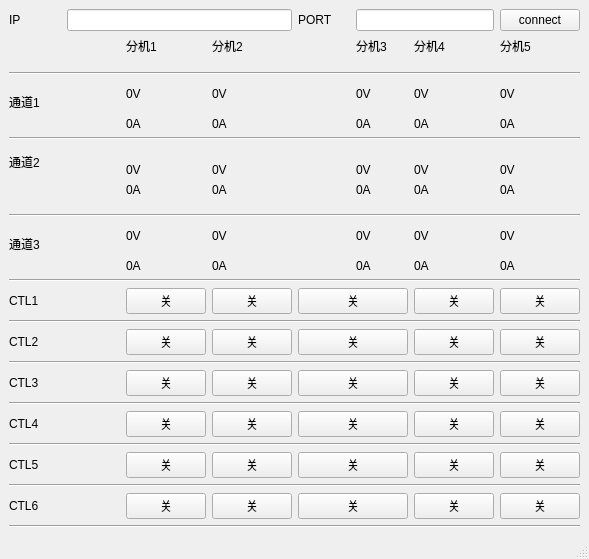
<?xml version="1.0" encoding="UTF-8"?>
<ui version="4.0">
 <class>MainWindow</class>
 <widget class="QMainWindow" name="MainWindow">
  <property name="geometry">
   <rect>
    <x>0</x>
    <y>0</y>
    <width>589</width>
    <height>559</height>
   </rect>
  </property>
  <property name="windowTitle">
   <string>MainWindow</string>
  </property>
  <widget class="QWidget" name="centralwidget">
   <layout class="QGridLayout" name="gridLayout">
    <item row="0" column="0">
     <widget class="QLabel" name="label">
      <property name="text">
       <string>IP</string>
      </property>
     </widget>
    </item>
    <item row="0" column="1" colspan="3">
     <widget class="QLineEdit" name="IP_LineEdit"/>
    </item>
    <item row="0" column="4">
     <widget class="QLabel" name="label_2">
      <property name="text">
       <string>PORT</string>
      </property>
     </widget>
    </item>
    <item row="0" column="5" colspan="2">
     <widget class="QLineEdit" name="port_LineEdit"/>
    </item>
    <item row="0" column="7">
     <widget class="QPushButton" name="connect_button">
      <property name="text">
       <string>connect</string>
      </property>
     </widget>
    </item>
    <item row="1" column="0">
     <widget class="QLabel" name="label_47">
      <property name="text">
       <string/>
      </property>
     </widget>
    </item>
    <item row="1" column="2">
     <widget class="QLabel" name="label_6">
      <property name="text">
       <string>分机1</string>
      </property>
     </widget>
    </item>
    <item row="1" column="3">
     <widget class="QLabel" name="label_7">
      <property name="text">
       <string>分机2</string>
      </property>
     </widget>
    </item>
    <item row="1" column="5">
     <widget class="QLabel" name="label_8">
      <property name="text">
       <string>分机3</string>
      </property>
     </widget>
    </item>
    <item row="1" column="6">
     <widget class="QLabel" name="label_9">
      <property name="text">
       <string>分机4</string>
      </property>
     </widget>
    </item>
    <item row="1" column="7">
     <widget class="QLabel" name="label_10">
      <property name="text">
       <string>分机5</string>
      </property>
     </widget>
    </item>
    <item row="2" column="0" rowspan="2" colspan="8">
     <widget class="Line" name="line">
      <property name="orientation">
       <enum>Qt::Horizontal</enum>
      </property>
     </widget>
    </item>
    <item row="3" column="2" rowspan="2">
     <widget class="QLabel" name="slave_1_vol_ch1">
      <property name="text">
       <string>0V</string>
      </property>
     </widget>
    </item>
    <item row="3" column="3" rowspan="2">
     <widget class="QLabel" name="slave_2_vol_ch1">
      <property name="text">
       <string>0V</string>
      </property>
     </widget>
    </item>
    <item row="3" column="5" rowspan="2">
     <widget class="QLabel" name="slave_3_vol_ch1">
      <property name="text">
       <string>0V</string>
      </property>
     </widget>
    </item>
    <item row="3" column="6" rowspan="2">
     <widget class="QLabel" name="slave_4_vol_ch1">
      <property name="text">
       <string>0V</string>
      </property>
     </widget>
    </item>
    <item row="3" column="7" rowspan="2">
     <widget class="QLabel" name="slave_5_vol_ch1">
      <property name="text">
       <string>0V</string>
      </property>
     </widget>
    </item>
    <item row="4" column="0">
     <widget class="QLabel" name="label_3">
      <property name="text">
       <string>通道1</string>
      </property>
     </widget>
    </item>
    <item row="5" column="2">
     <widget class="QLabel" name="slave_1_cur_ch1">
      <property name="text">
       <string>0A</string>
      </property>
     </widget>
    </item>
    <item row="5" column="3">
     <widget class="QLabel" name="slave_2_cur_ch1">
      <property name="text">
       <string>0A</string>
      </property>
     </widget>
    </item>
    <item row="5" column="5">
     <widget class="QLabel" name="slave_3_cur_ch1">
      <property name="text">
       <string>0A</string>
      </property>
     </widget>
    </item>
    <item row="5" column="6">
     <widget class="QLabel" name="slave_4_cur_ch1">
      <property name="text">
       <string>0A</string>
      </property>
     </widget>
    </item>
    <item row="5" column="7">
     <widget class="QLabel" name="slave_5_cur_ch1">
      <property name="text">
       <string>0A</string>
      </property>
     </widget>
    </item>
    <item row="6" column="0" colspan="8">
     <widget class="Line" name="line_2">
      <property name="orientation">
       <enum>Qt::Horizontal</enum>
      </property>
     </widget>
    </item>
    <item row="7" column="0" rowspan="2">
     <widget class="QLabel" name="label_4">
      <property name="text">
       <string>通道2</string>
      </property>
     </widget>
    </item>
    <item row="8" column="2">
     <widget class="QLabel" name="slave_1_vol_ch2">
      <property name="text">
       <string>0V</string>
      </property>
     </widget>
    </item>
    <item row="8" column="3">
     <widget class="QLabel" name="slave_2_vol_ch2">
      <property name="text">
       <string>0V</string>
      </property>
     </widget>
    </item>
    <item row="8" column="5">
     <widget class="QLabel" name="slave_3_vol_ch2">
      <property name="text">
       <string>0V</string>
      </property>
     </widget>
    </item>
    <item row="8" column="6">
     <widget class="QLabel" name="slave_4_vol_ch2">
      <property name="text">
       <string>0V</string>
      </property>
     </widget>
    </item>
    <item row="8" column="7">
     <widget class="QLabel" name="slave_5_vol_ch2">
      <property name="text">
       <string>0V</string>
      </property>
     </widget>
    </item>
    <item row="9" column="2">
     <widget class="QLabel" name="slave_1_cur_ch2">
      <property name="text">
       <string>0A</string>
      </property>
     </widget>
    </item>
    <item row="9" column="3">
     <widget class="QLabel" name="slave_2_cur_ch2">
      <property name="text">
       <string>0A</string>
      </property>
     </widget>
    </item>
    <item row="9" column="5">
     <widget class="QLabel" name="slave_3_cur_ch2">
      <property name="text">
       <string>0A</string>
      </property>
     </widget>
    </item>
    <item row="9" column="6">
     <widget class="QLabel" name="slave_4_cur_ch2">
      <property name="text">
       <string>0A</string>
      </property>
     </widget>
    </item>
    <item row="9" column="7">
     <widget class="QLabel" name="slave_5_cur_ch2">
      <property name="text">
       <string>0A</string>
      </property>
     </widget>
    </item>
    <item row="10" column="0" rowspan="2" colspan="8">
     <widget class="Line" name="line_3">
      <property name="orientation">
       <enum>Qt::Horizontal</enum>
      </property>
     </widget>
    </item>
    <item row="11" column="2" rowspan="2">
     <widget class="QLabel" name="slave_1_vol_ch3">
      <property name="text">
       <string>0V</string>
      </property>
     </widget>
    </item>
    <item row="11" column="3" rowspan="2">
     <widget class="QLabel" name="slave_2_vol_ch3">
      <property name="text">
       <string>0V</string>
      </property>
     </widget>
    </item>
    <item row="11" column="5" rowspan="2">
     <widget class="QLabel" name="slave_3_vol_ch3">
      <property name="text">
       <string>0V</string>
      </property>
     </widget>
    </item>
    <item row="11" column="6" rowspan="2">
     <widget class="QLabel" name="slave_4_vol_ch3">
      <property name="text">
       <string>0V</string>
      </property>
     </widget>
    </item>
    <item row="11" column="7" rowspan="2">
     <widget class="QLabel" name="slave_5_vol_ch3">
      <property name="text">
       <string>0V</string>
      </property>
     </widget>
    </item>
    <item row="12" column="0">
     <widget class="QLabel" name="label_5">
      <property name="text">
       <string>通道3</string>
      </property>
     </widget>
    </item>
    <item row="13" column="2">
     <widget class="QLabel" name="slave_1_cur_ch3">
      <property name="text">
       <string>0A</string>
      </property>
     </widget>
    </item>
    <item row="13" column="3">
     <widget class="QLabel" name="slave_2_cur_ch3">
      <property name="text">
       <string>0A</string>
      </property>
     </widget>
    </item>
    <item row="13" column="5">
     <widget class="QLabel" name="slave_3_cur_ch3">
      <property name="text">
       <string>0A</string>
      </property>
     </widget>
    </item>
    <item row="13" column="6">
     <widget class="QLabel" name="slave_4_cur_ch3">
      <property name="text">
       <string>0A</string>
      </property>
     </widget>
    </item>
    <item row="13" column="7">
     <widget class="QLabel" name="slave_5_cur_ch3">
      <property name="text">
       <string>0A</string>
      </property>
     </widget>
    </item>
    <item row="14" column="0" colspan="8">
     <widget class="Line" name="line_12">
      <property name="orientation">
       <enum>Qt::Horizontal</enum>
      </property>
     </widget>
    </item>
    <item row="15" column="0">
     <widget class="QLabel" name="label_41">
      <property name="text">
       <string>CTL1</string>
      </property>
     </widget>
    </item>
    <item row="15" column="2">
     <widget class="QPushButton" name="slave_1_ctl1">
      <property name="text">
       <string>关</string>
      </property>
     </widget>
    </item>
    <item row="15" column="3">
     <widget class="QPushButton" name="slave_2_ctl1">
      <property name="text">
       <string>关</string>
      </property>
     </widget>
    </item>
    <item row="15" column="4" colspan="2">
     <widget class="QPushButton" name="slave_3_ctl1">
      <property name="text">
       <string>关</string>
      </property>
     </widget>
    </item>
    <item row="15" column="6">
     <widget class="QPushButton" name="slave_4_ctl1">
      <property name="text">
       <string>关</string>
      </property>
     </widget>
    </item>
    <item row="15" column="7">
     <widget class="QPushButton" name="slave_5_ctl1">
      <property name="text">
       <string>关</string>
      </property>
     </widget>
    </item>
    <item row="16" column="0" colspan="8">
     <widget class="Line" name="line_13">
      <property name="orientation">
       <enum>Qt::Horizontal</enum>
      </property>
     </widget>
    </item>
    <item row="17" column="0">
     <widget class="QLabel" name="label_48">
      <property name="text">
       <string>CTL2</string>
      </property>
     </widget>
    </item>
    <item row="17" column="2">
     <widget class="QPushButton" name="slave_1_ctl2">
      <property name="text">
       <string>关</string>
      </property>
     </widget>
    </item>
    <item row="17" column="3">
     <widget class="QPushButton" name="slave_2_ctl2">
      <property name="text">
       <string>关</string>
      </property>
     </widget>
    </item>
    <item row="17" column="4" colspan="2">
     <widget class="QPushButton" name="slave_3_ctl2">
      <property name="text">
       <string>关</string>
      </property>
     </widget>
    </item>
    <item row="17" column="6">
     <widget class="QPushButton" name="slave_4_ctl2">
      <property name="text">
       <string>关</string>
      </property>
     </widget>
    </item>
    <item row="17" column="7">
     <widget class="QPushButton" name="slave_5_ctl2">
      <property name="text">
       <string>关</string>
      </property>
     </widget>
    </item>
    <item row="18" column="0" colspan="8">
     <widget class="Line" name="line_14">
      <property name="orientation">
       <enum>Qt::Horizontal</enum>
      </property>
     </widget>
    </item>
    <item row="19" column="0">
     <widget class="QLabel" name="label_49">
      <property name="text">
       <string>CTL3</string>
      </property>
     </widget>
    </item>
    <item row="19" column="2">
     <widget class="QPushButton" name="slave_1_ctl3">
      <property name="text">
       <string>关</string>
      </property>
     </widget>
    </item>
    <item row="19" column="3">
     <widget class="QPushButton" name="slave_2_ctl3">
      <property name="text">
       <string>关</string>
      </property>
     </widget>
    </item>
    <item row="19" column="4" colspan="2">
     <widget class="QPushButton" name="slave_3_ctl3">
      <property name="text">
       <string>关</string>
      </property>
     </widget>
    </item>
    <item row="19" column="6">
     <widget class="QPushButton" name="slave_4_ctl3">
      <property name="text">
       <string>关</string>
      </property>
     </widget>
    </item>
    <item row="19" column="7">
     <widget class="QPushButton" name="slave_5_ctl3">
      <property name="text">
       <string>关</string>
      </property>
     </widget>
    </item>
    <item row="20" column="0" colspan="8">
     <widget class="Line" name="line_15">
      <property name="orientation">
       <enum>Qt::Horizontal</enum>
      </property>
     </widget>
    </item>
    <item row="21" column="0">
     <widget class="QLabel" name="label_50">
      <property name="text">
       <string>CTL4</string>
      </property>
     </widget>
    </item>
    <item row="21" column="2">
     <widget class="QPushButton" name="slave_1_ctl4">
      <property name="text">
       <string>关</string>
      </property>
     </widget>
    </item>
    <item row="21" column="3">
     <widget class="QPushButton" name="slave_2_ctl4">
      <property name="text">
       <string>关</string>
      </property>
     </widget>
    </item>
    <item row="21" column="4" colspan="2">
     <widget class="QPushButton" name="slave_3_ctl4">
      <property name="text">
       <string>关</string>
      </property>
     </widget>
    </item>
    <item row="21" column="6">
     <widget class="QPushButton" name="slave_4_ctl4">
      <property name="text">
       <string>关</string>
      </property>
     </widget>
    </item>
    <item row="21" column="7">
     <widget class="QPushButton" name="slave_5_ctl4">
      <property name="text">
       <string>关</string>
      </property>
     </widget>
    </item>
    <item row="22" column="0" colspan="8">
     <widget class="Line" name="line_16">
      <property name="orientation">
       <enum>Qt::Horizontal</enum>
      </property>
     </widget>
    </item>
    <item row="23" column="0">
     <widget class="QLabel" name="label_51">
      <property name="text">
       <string>CTL5</string>
      </property>
     </widget>
    </item>
    <item row="23" column="2">
     <widget class="QPushButton" name="slave_1_ctl5">
      <property name="text">
       <string>关</string>
      </property>
     </widget>
    </item>
    <item row="23" column="3">
     <widget class="QPushButton" name="slave_2_ctl5">
      <property name="text">
       <string>关</string>
      </property>
     </widget>
    </item>
    <item row="23" column="4" colspan="2">
     <widget class="QPushButton" name="slave_3_ctl5">
      <property name="text">
       <string>关</string>
      </property>
     </widget>
    </item>
    <item row="23" column="6">
     <widget class="QPushButton" name="slave_4_ctl5">
      <property name="text">
       <string>关</string>
      </property>
     </widget>
    </item>
    <item row="23" column="7">
     <widget class="QPushButton" name="slave_5_ctl5">
      <property name="text">
       <string>关</string>
      </property>
     </widget>
    </item>
    <item row="24" column="0" colspan="8">
     <widget class="Line" name="line_17">
      <property name="orientation">
       <enum>Qt::Horizontal</enum>
      </property>
     </widget>
    </item>
    <item row="25" column="0">
     <widget class="QLabel" name="label_52">
      <property name="text">
       <string>CTL6</string>
      </property>
     </widget>
    </item>
    <item row="25" column="2">
     <widget class="QPushButton" name="slave_1_ctl6">
      <property name="text">
       <string>关</string>
      </property>
     </widget>
    </item>
    <item row="25" column="3">
     <widget class="QPushButton" name="slave_2_ctl6">
      <property name="text">
       <string>关</string>
      </property>
     </widget>
    </item>
    <item row="25" column="4" colspan="2">
     <widget class="QPushButton" name="slave_3_ctl6">
      <property name="text">
       <string>关</string>
      </property>
     </widget>
    </item>
    <item row="25" column="6">
     <widget class="QPushButton" name="slave_4_ctl6">
      <property name="text">
       <string>关</string>
      </property>
     </widget>
    </item>
    <item row="25" column="7">
     <widget class="QPushButton" name="slave_5_ctl6">
      <property name="text">
       <string>关</string>
      </property>
     </widget>
    </item>
    <item row="26" column="0" colspan="8">
     <widget class="Line" name="line_18">
      <property name="orientation">
       <enum>Qt::Horizontal</enum>
      </property>
     </widget>
    </item>
   </layout>
  </widget>
  <widget class="QMenuBar" name="menubar">
   <property name="geometry">
    <rect>
     <x>0</x>
     <y>0</y>
     <width>589</width>
     <height>26</height>
    </rect>
   </property>
  </widget>
  <widget class="QStatusBar" name="statusbar"/>
 </widget>
 <resources/>
 <connections/>
</ui>
